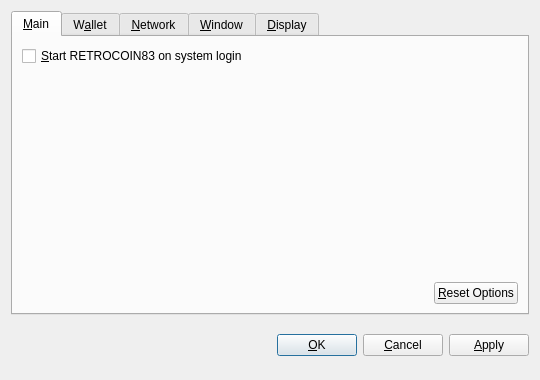
<?xml version="1.0" encoding="UTF-8"?>
<ui version="4.0">
 <class>OptionsDialog</class>
 <widget class="QDialog" name="OptionsDialog">
  <property name="geometry">
   <rect>
    <x>0</x>
    <y>0</y>
    <width>540</width>
    <height>380</height>
   </rect>
  </property>
  <property name="windowTitle">
   <string>Options</string>
  </property>
  <property name="modal">
   <bool>true</bool>
  </property>
  <layout class="QVBoxLayout" name="verticalLayout">
   <item>
    <widget class="QTabWidget" name="tabWidget">
     <property name="tabPosition">
      <enum>QTabWidget::North</enum>
     </property>
     <property name="currentIndex">
      <number>0</number>
     </property>
     <widget class="QWidget" name="tabMain">
      <attribute name="title">
       <string>&amp;Main</string>
      </attribute>
      <layout class="QVBoxLayout" name="verticalLayout_Main">
       <item>
        <widget class="QCheckBox" name="bitcoinAtStartup">
         <property name="toolTip">
          <string>Automatically start RETROCOIN83 after logging in to the system.</string>
         </property>
         <property name="text">
          <string>&amp;Start RETROCOIN83 on system login</string>
         </property>
        </widget>
       </item>
       <item>
        <spacer name="verticalSpacer_Main">
         <property name="orientation">
          <enum>Qt::Vertical</enum>
         </property>
         <property name="sizeHint" stdset="0">
          <size>
           <width>20</width>
           <height>40</height>
          </size>
         </property>
        </spacer>
       </item>
       <item>
        <layout class="QHBoxLayout" name="horizontalLayout_2_Main">
         <item>
          <spacer name="horizontalSpacer_2_Main">
           <property name="orientation">
            <enum>Qt::Horizontal</enum>
           </property>
           <property name="sizeHint" stdset="0">
            <size>
             <width>40</width>
             <height>20</height>
            </size>
           </property>
          </spacer>
         </item>
         <item>
          <widget class="QPushButton" name="resetButton">
           <property name="toolTip">
            <string>Reset all client options to default.</string>
           </property>
           <property name="text">
            <string>&amp;Reset Options</string>
           </property>
           <property name="autoDefault">
            <bool>false</bool>
           </property>
          </widget>
         </item>
        </layout>
       </item>
      </layout>
     </widget>
     <widget class="QWidget" name="tabWallet">
      <attribute name="title">
       <string>W&amp;allet</string>
      </attribute>
      <layout class="QVBoxLayout" name="verticalLayout_Network">
       <item>
        <widget class="QLabel" name="transactionFeeInfoLabel">
         <property name="text">
          <string>Optional transaction fee per kB that helps make sure your transactions are processed quickly. Most transactions are 1 kB.</string>
         </property>
         <property name="textFormat">
          <enum>Qt::PlainText</enum>
         </property>
         <property name="wordWrap">
          <bool>true</bool>
         </property>
        </widget>
       </item>
       <item>
        <layout class="QHBoxLayout" name="horizontalLayout_1_Main">
         <item>
          <widget class="QLabel" name="transactionFeeLabel">
           <property name="text">
            <string>Pay transaction &amp;fee</string>
           </property>
           <property name="textFormat">
            <enum>Qt::PlainText</enum>
           </property>
           <property name="buddy">
            <cstring>transactionFee</cstring>
           </property>
          </widget>
         </item>
         <item>
          <widget class="BitcoinAmountField" name="transactionFee"/>
         </item>
         <item>
          <spacer name="horizontalSpacer_1_Main">
           <property name="orientation">
            <enum>Qt::Horizontal</enum>
           </property>
           <property name="sizeHint" stdset="0">
            <size>
             <width>40</width>
             <height>20</height>
            </size>
           </property>
          </spacer>
         </item>
        </layout>
       </item>
       <item>
        <widget class="QLabel" name="label">
         <property name="text">
          <string>If you disable the spending of unconfirmed change, the change from a transaction cannot be used until that transaction has at least one confirmation. This also affects how your balance is computed.</string>
         </property>
         <property name="wordWrap">
          <bool>true</bool>
         </property>
        </widget>
       </item>
       <item>
        <widget class="QCheckBox" name="spendZeroConfChange">
         <property name="text">
          <string>Spend unconfirmed change  (experts only)</string>
         </property>
        </widget>
       </item>
       <item>
        <spacer name="verticalSpacer">
         <property name="orientation">
          <enum>Qt::Vertical</enum>
         </property>
         <property name="sizeHint" stdset="0">
          <size>
           <width>20</width>
           <height>40</height>
          </size>
         </property>
        </spacer>
       </item>
      </layout>
     </widget>
     <widget class="QWidget" name="tabNetwork">
      <attribute name="title">
       <string>&amp;Network</string>
      </attribute>
      <layout class="QVBoxLayout" name="verticalLayout_Network">
       <item>
        <widget class="QCheckBox" name="mapPortUpnp">
         <property name="toolTip">
          <string>Automatically open the RETROCOIN83 client port on the router. This only works when your router supports UPnP and it is enabled.</string>
         </property>
         <property name="text">
          <string>Map port using &amp;UPnP</string>
         </property>
        </widget>
       </item>
       <item>
        <widget class="QCheckBox" name="connectSocks">
         <property name="toolTip">
          <string>Connect to the RETROCOIN83 network through a SOCKS proxy (e.g. when connecting through Tor).</string>
         </property>
         <property name="text">
          <string>&amp;Connect through SOCKS proxy:</string>
         </property>
        </widget>
       </item>
       <item>
        <layout class="QHBoxLayout" name="horizontalLayout_Network">
         <item>
          <widget class="QLabel" name="proxyIpLabel">
           <property name="text">
            <string>Proxy &amp;IP:</string>
           </property>
           <property name="textFormat">
            <enum>Qt::PlainText</enum>
           </property>
           <property name="buddy">
            <cstring>proxyIp</cstring>
           </property>
          </widget>
         </item>
         <item>
          <widget class="QValidatedLineEdit" name="proxyIp">
           <property name="maximumSize">
            <size>
             <width>140</width>
             <height>16777215</height>
            </size>
           </property>
           <property name="toolTip">
            <string>IP address of the proxy (e.g. 127.0.0.1)</string>
           </property>
          </widget>
         </item>
         <item>
          <widget class="QLabel" name="proxyPortLabel">
           <property name="text">
            <string>&amp;Port:</string>
           </property>
           <property name="textFormat">
            <enum>Qt::PlainText</enum>
           </property>
           <property name="buddy">
            <cstring>proxyPort</cstring>
           </property>
          </widget>
         </item>
         <item>
          <widget class="QLineEdit" name="proxyPort">
           <property name="maximumSize">
            <size>
             <width>55</width>
             <height>16777215</height>
            </size>
           </property>
           <property name="toolTip">
            <string>Port of the proxy (e.g. 9050)</string>
           </property>
          </widget>
         </item>
         <item>
          <widget class="QLabel" name="socksVersionLabel">
           <property name="text">
            <string>SOCKS &amp;Version:</string>
           </property>
           <property name="textFormat">
            <enum>Qt::PlainText</enum>
           </property>
           <property name="buddy">
            <cstring>socksVersion</cstring>
           </property>
          </widget>
         </item>
         <item>
          <widget class="QValueComboBox" name="socksVersion">
           <property name="toolTip">
            <string>SOCKS version of the proxy (e.g. 5)</string>
           </property>
          </widget>
         </item>
         <item>
          <spacer name="horizontalSpacer_Network">
           <property name="orientation">
            <enum>Qt::Horizontal</enum>
           </property>
           <property name="sizeHint" stdset="0">
            <size>
             <width>40</width>
             <height>20</height>
            </size>
           </property>
          </spacer>
         </item>
        </layout>
       </item>
       <item>
        <spacer name="verticalSpacer_Network">
         <property name="orientation">
          <enum>Qt::Vertical</enum>
         </property>
         <property name="sizeHint" stdset="0">
          <size>
           <width>20</width>
           <height>40</height>
          </size>
         </property>
        </spacer>
       </item>
      </layout>
     </widget>
     <widget class="QWidget" name="tabWindow">
      <attribute name="title">
       <string>&amp;Window</string>
      </attribute>
      <layout class="QVBoxLayout" name="verticalLayout_Window">
       <item>
        <widget class="QCheckBox" name="minimizeToTray">
         <property name="toolTip">
          <string>Show only a tray icon after minimizing the window.</string>
         </property>
         <property name="text">
          <string>&amp;Minimize to the tray instead of the taskbar</string>
         </property>
        </widget>
       </item>
       <item>
        <widget class="QCheckBox" name="minimizeOnClose">
         <property name="toolTip">
          <string>Minimize instead of exit the application when the window is closed. When this option is enabled, the application will be closed only after selecting Quit in the menu.</string>
         </property>
         <property name="text">
          <string>M&amp;inimize on close</string>
         </property>
        </widget>
       </item>
       <item>
        <spacer name="verticalSpacer_Window">
         <property name="orientation">
          <enum>Qt::Vertical</enum>
         </property>
         <property name="sizeHint" stdset="0">
          <size>
           <width>20</width>
           <height>40</height>
          </size>
         </property>
        </spacer>
       </item>
      </layout>
     </widget>
     <widget class="QWidget" name="tabDisplay">
      <attribute name="title">
       <string>&amp;Display</string>
      </attribute>
      <layout class="QVBoxLayout" name="verticalLayout_Display">
       <item>
        <layout class="QHBoxLayout" name="horizontalLayout_1_Display">
         <item>
          <widget class="QLabel" name="langLabel">
           <property name="text">
            <string>User Interface &amp;language:</string>
           </property>
           <property name="textFormat">
            <enum>Qt::PlainText</enum>
           </property>
           <property name="buddy">
            <cstring>lang</cstring>
           </property>
          </widget>
         </item>
         <item>
          <widget class="QValueComboBox" name="lang">
           <property name="toolTip">
            <string>The user interface language can be set here. This setting will take effect after restarting RETROCOIN83.</string>
           </property>
          </widget>
         </item>
        </layout>
       </item>
       <item>
        <layout class="QHBoxLayout" name="horizontalLayout_2_Display">
         <item>
          <widget class="QLabel" name="unitLabel">
           <property name="text">
            <string>&amp;Unit to show amounts in:</string>
           </property>
           <property name="textFormat">
            <enum>Qt::PlainText</enum>
           </property>
           <property name="buddy">
            <cstring>unit</cstring>
           </property>
          </widget>
         </item>
         <item>
          <widget class="QValueComboBox" name="unit">
           <property name="toolTip">
            <string>Choose the default subdivision unit to show in the interface and when sending coins.</string>
           </property>
          </widget>
         </item>
        </layout>
       </item>
       <item>
        <widget class="QCheckBox" name="displayAddresses">
         <property name="toolTip">
          <string>Whether to show RETROCOIN83 addresses in the transaction list or not.</string>
         </property>
         <property name="text">
          <string>&amp;Display addresses in transaction list</string>
         </property>
        </widget>
       </item>
       <item>
        <widget class="QCheckBox" name="coinControlFeatures">
         <property name="toolTip">
          <string>Whether to show coin control features or not.</string>
         </property>
         <property name="text">
          <string>Display coin &amp;control features (experts only!)</string>
         </property>
        </widget>
       </item>
       <item>
        <spacer name="verticalSpacer_Display">
         <property name="orientation">
          <enum>Qt::Vertical</enum>
         </property>
         <property name="sizeHint" stdset="0">
          <size>
           <width>20</width>
           <height>40</height>
          </size>
         </property>
        </spacer>
       </item>
      </layout>
     </widget>
    </widget>
   </item>
   <item>
    <layout class="QHBoxLayout" name="horizontalLayout_Buttons">
     <item>
      <spacer name="horizontalSpacer_1">
       <property name="orientation">
        <enum>Qt::Horizontal</enum>
       </property>
       <property name="sizeHint" stdset="0">
        <size>
         <width>40</width>
         <height>48</height>
        </size>
       </property>
      </spacer>
     </item>
     <item>
      <widget class="QLabel" name="statusLabel">
       <property name="font">
        <font>
         <weight>75</weight>
         <bold>true</bold>
        </font>
       </property>
       <property name="text">
        <string/>
       </property>
       <property name="textFormat">
        <enum>Qt::PlainText</enum>
       </property>
       <property name="wordWrap">
        <bool>true</bool>
       </property>
      </widget>
     </item>
     <item>
      <spacer name="horizontalSpacer_2">
       <property name="orientation">
        <enum>Qt::Horizontal</enum>
       </property>
       <property name="sizeHint" stdset="0">
        <size>
         <width>40</width>
         <height>48</height>
        </size>
       </property>
      </spacer>
     </item>
     <item>
      <widget class="QPushButton" name="okButton">
       <property name="text">
        <string>&amp;OK</string>
       </property>
      </widget>
     </item>
     <item>
      <widget class="QPushButton" name="cancelButton">
       <property name="text">
        <string>&amp;Cancel</string>
       </property>
       <property name="autoDefault">
        <bool>false</bool>
       </property>
      </widget>
     </item>
     <item>
      <widget class="QPushButton" name="applyButton">
       <property name="text">
        <string>&amp;Apply</string>
       </property>
       <property name="autoDefault">
        <bool>false</bool>
       </property>
      </widget>
     </item>
    </layout>
   </item>
  </layout>
 </widget>
 <customwidgets>
  <customwidget>
   <class>BitcoinAmountField</class>
   <extends>QSpinBox</extends>
   <header>bitcoinamountfield.h</header>
  </customwidget>
  <customwidget>
   <class>QValueComboBox</class>
   <extends>QComboBox</extends>
   <header>qvaluecombobox.h</header>
  </customwidget>
  <customwidget>
   <class>QValidatedLineEdit</class>
   <extends>QLineEdit</extends>
   <header>qvalidatedlineedit.h</header>
  </customwidget>
 </customwidgets>
 <resources/>
 <connections/>
</ui>
